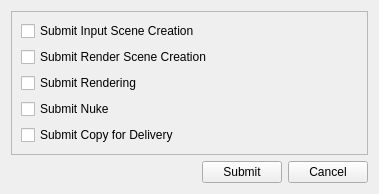
<?xml version="1.0" encoding="UTF-8"?>
<ui version="4.0">
 <class>Form</class>
 <widget class="QWidget" name="Form">
  <property name="geometry">
   <rect>
    <x>0</x>
    <y>0</y>
    <width>379</width>
    <height>181</height>
   </rect>
  </property>
  <property name="windowTitle">
   <string>Form</string>
  </property>
  <layout class="QVBoxLayout" name="verticalLayout">
   <item alignment="Qt::AlignTop">
    <widget class="QFrame" name="submissionFrame">
     <property name="frameShape">
      <enum>QFrame::StyledPanel</enum>
     </property>
     <property name="frameShadow">
      <enum>QFrame::Raised</enum>
     </property>
     <layout class="QVBoxLayout" name="verticalLayout_2">
      <item>
       <widget class="QCheckBox" name="submitInputSceneCheckBox">
        <property name="text">
         <string>Submit Input Scene Creation</string>
        </property>
       </widget>
      </item>
      <item>
       <widget class="QCheckBox" name="submitRenderSceneCheckBox">
        <property name="text">
         <string>Submit Render Scene Creation</string>
        </property>
       </widget>
      </item>
      <item>
       <widget class="QCheckBox" name="submitRenderingCheckBox">
        <property name="text">
         <string>Submit Rendering</string>
        </property>
       </widget>
      </item>
      <item>
       <widget class="QCheckBox" name="submitNukeCheckBox">
        <property name="text">
         <string>Submit Nuke</string>
        </property>
       </widget>
      </item>
      <item>
       <widget class="QCheckBox" name="submitCopyForDeliveryCheckBox">
        <property name="text">
         <string>Submit Copy for Delivery</string>
        </property>
       </widget>
      </item>
     </layout>
    </widget>
   </item>
   <item alignment="Qt::AlignBottom">
    <widget class="QFrame" name="frame_2">
     <property name="frameShape">
      <enum>QFrame::NoFrame</enum>
     </property>
     <property name="frameShadow">
      <enum>QFrame::Raised</enum>
     </property>
     <layout class="QVBoxLayout" name="verticalLayout_3">
      <property name="leftMargin">
       <number>0</number>
      </property>
      <property name="topMargin">
       <number>0</number>
      </property>
      <property name="rightMargin">
       <number>0</number>
      </property>
      <property name="bottomMargin">
       <number>0</number>
      </property>
      <item alignment="Qt::AlignRight">
       <widget class="QFrame" name="frame">
        <property name="frameShape">
         <enum>QFrame::NoFrame</enum>
        </property>
        <property name="frameShadow">
         <enum>QFrame::Raised</enum>
        </property>
        <layout class="QHBoxLayout" name="horizontalLayout">
         <property name="leftMargin">
          <number>0</number>
         </property>
         <property name="topMargin">
          <number>0</number>
         </property>
         <property name="rightMargin">
          <number>0</number>
         </property>
         <property name="bottomMargin">
          <number>0</number>
         </property>
         <item>
          <widget class="QPushButton" name="submitButton">
           <property name="text">
            <string>Submit</string>
           </property>
          </widget>
         </item>
         <item>
          <widget class="QPushButton" name="cancelButton">
           <property name="text">
            <string>Cancel</string>
           </property>
          </widget>
         </item>
        </layout>
       </widget>
      </item>
     </layout>
    </widget>
   </item>
  </layout>
 </widget>
 <resources>
  <include location="../../assets/resource_files/resources.qrc"/>
 </resources>
 <connections/>
</ui>
